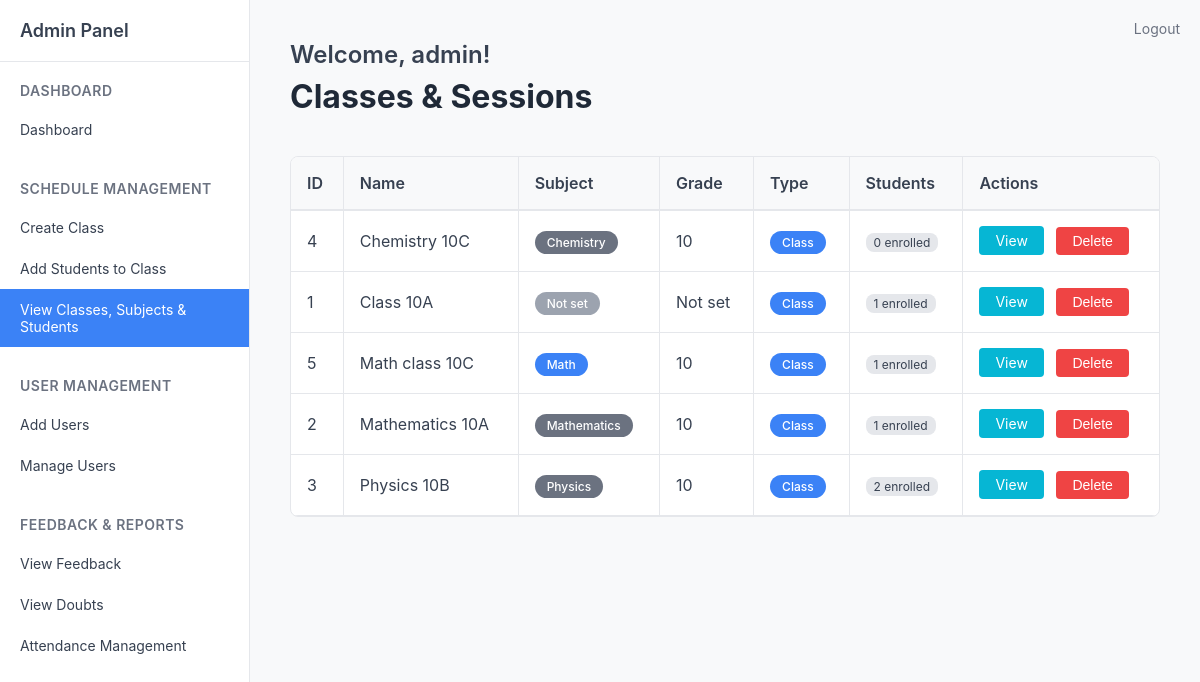
Page /admin/view_classes (signed in) on the committed database.
### tables this page shows
CREATE TABLE classes (
    id INTEGER PRIMARY KEY AUTOINCREMENT,
    name TEXT NOT NULL,
    subject TEXT,
    grade_level TEXT,
    teacher_id INTEGER,
    description TEXT,
    created_at TIMESTAMP DEFAULT CURRENT_TIMESTAMP,
    type TEXT DEFAULT 'regular',
    status TEXT DEFAULT 'active',
    schedule_days TEXT,
    schedule_time_start TEXT,
    schedule_time_end TEXT,
    section TEXT,
    schedule_pdf_path TEXT,
    meeting_link TEXT,
    max_students INTEGER DEFAULT 30,
    created_by INTEGER,
    updated_by INTEGER,
    updated_on DATETIME,
    created_on DATETIME,
    FOREIGN KEY (teacher_id) REFERENCES users (id)
);

### routes/admin.py (the view)
@admin_bp.route('/view_classes')
def view_classes():
    if 'role' not in session or session['role'] != 'admin':
        return redirect(url_for('auth.login'))
    conn = get_db()
    cur = conn.cursor()
    cur.execute('''
        SELECT
            c.id, c.name, c.type, c.description, c.grade_level, c.section,
            c.schedule_days, c.schedule_time_start, c.schedule_time_end,
            c.meeting_link, c.max_students, c.status, c.subject,
            COUNT(DISTINCT scm.student_id) as student_count,
            COUNT(DISTINCT tcm.teacher_id) as teacher_count
        FROM classes c
        LEFT JOIN student_class_map scm ON c.id = scm.class_id
        LEFT JOIN teacher_class_map tcm ON c.id = tcm.class_id
        GROUP BY c.id
        ORDER BY c.name
    ''')
    classes = cur.fetchall()
    conn.close()
    return render_template('admin/view_classes.html', classes=classes)

### routes/admin.py (called while the page is built)
def get_db():
    return sqlite3.connect('users.db')

### templates/admin/view_classes.html (shortened to what this page needs)
{% extends 'admin/sidebar.html' %}
{% block content %}
<div class="welcome-text">Welcome, admin!</div>
<div class="page-title">Classes & Sessions</div>
<div style="background-color: white; border: 1px solid #e5e7eb; border-radius: 8px; overflow: hidden; margin-top: 24px;">
    <table style="width: 100%; border-collapse: collapse;">
        <thead>
            <tr style="background-color: #f8f9fa; border-bottom: 2px solid #e5e7eb;">
                <th style="padding: 16px; text-align: left; font-weight: 600; color: #374151; border-right: 1px solid #e5e7eb;">ID</th>
                <th style="padding: 16px; text-align: left; font-weight: 600; color: #374151; border-right: 1px solid #e5e7eb;">Name</th>
                <th style="padding: 16px; text-align: left; font-weight: 600; color: #374151; border-right: 1px solid #e5e7eb;">Subject</th>
                <th style="padding: 16px; text-align: left; font-weight: 600; color: #374151; border-right: 1px solid #e5e7eb;">Grade</th>
                <th style="padding: 16px; text-align: left; font-weight: 600; color: #374151; border-right: 1px solid #e5e7eb;">Type</th>
                <th style="padding: 16px; text-align: left; font-weight: 600; color: #374151; border-right: 1px solid #e5e7eb;">Students</th>
                <th style="padding: 16px; text-align: left; font-weight: 600; color: #374151;">Actions</th>
            </tr>
        </thead>
        <tbody>
            {% if classes %}
                {% for class in classes %}
                <tr style="border-bottom: 1px solid #e5e7eb;">
                    <td style="padding: 16px; color: #374151; border-right: 1px solid #e5e7eb;">{{ class[0] }}</td>
                    <td style="padding: 16px; color: #374151; border-right: 1px solid #e5e7eb;">{{ class[1] }}</td>
                    <td style="padding: 16px; border-right: 1px solid #e5e7eb;">
                        {% if class[12] %}
                            {% if class[12] == 'Math' %}
                                <span style="background-color: #3b82f6; color: white; padding: 4px 12px; border-radius: 12px; font-size: 12px; font-weight: 500;">{{ class[12] }}</span>
                            {% elif class[12] == 'English' %}
                                <span style="background-color: #10b981; color: white; padding: 4px 12px; border-radius: 12px; font-size: 12px; font-weight: 500;">{{ class[12] }}</span>
                            {% elif class[12] == 'Science' %}
                                <span style="background-color: #f59e0b; color: white; padding: 4px 12px; border-radius: 12px; font-size: 12px; font-weight: 500;">{{ class[12] }}</span>
                            {% elif class[12] == 'Hindi' %}
                                <span style="background-color: #ef4444; color: white; padding: 4px 12px; border-radius: 12px; font-size: 12px; font-weight: 500;">{{ class[12] }}</span>
                            {% elif class[12] == 'Social Science' %}
                                <span style="background-color: #8b5cf6; color: white; padding: 4px 12px; border-radius: 12px; font-size: 12px; font-weight: 500;">{{ class[12] }}</span>
                            {% else %}
                                <span style="background-color: #6b7280; color: white; padding: 4px 12px; border-radius: 12px; font-size: 12px; font-weight: 500;">{{ class[12] }}</span>
                            {% endif %}
                        {% else %}
                            <span style="background-color: #9ca3af; color: white; padding: 4px 12px; border-radius: 12px; font-size: 12px; font-weight: 500;">Not set</span>
                        {% endif %}
                    </td>
                    <td style="padding: 16px; color: #374151; border-right: 1px solid #e5e7eb;">{{ class[4] if class[4] else 'Not set' }}</td>
                    <td style="padding: 16px; border-right: 1px solid #e5e7eb;">
                        {% if class[2] == 'class' %}
                            <span style="background-color: #3b82f6; color: white; padding: 4px 12px; border-radius: 12px; font-size: 12px; font-weight: 500;">Class</span>
                        {% elif class[2] == 'session' %}
                            <span style="background-color: #6b7280; color: white; padding: 4px 12px; border-radius: 12px; font-size: 12px; font-weight: 500;">Session</span>
                        {% else %}
                            <span style="background-color: #3b82f6; color: white; padding: 4px 12px; border-radius: 12px; font-size: 12px; font-weight: 500;">Class</span>
                        {% endif %}
                    </td>
                    <td style="padding: 16px; color: #374151; border-right: 1px solid #e5e7eb;">
                        <span style="background-color: #e5e7eb; color: #374151; padding: 2px 8px; border-radius: 8px; font-size: 12px;">{{ class[13] }} enrolled</span>
                    </td>
                    <td style="padding: 16px;">
                        <a href="{{ url_for('admin.view_class', class_id=class[0]) }}" style="background-color: #06b6d4; color: white; padding: 6px 16px; border-radius: 4px; text-decoration: none; font-size: 14px; margin-right: 8px;">View</a>
                        <button onclick="deleteClass({{ class[0] }}, '{{ class[1] }}')" style="background-color: #ef4444; color: white; padding: 6px 16px; border-radius: 4px; border: none; font-size: 14px; cursor: pointer;">Delete</button>
                    </td>
                </tr>
                {% endfor %}
            {% else %}
                <tr>
                    <td colspan="7" style="padding: 24px; text-align: center; color: #6b7280;">
                        No classes found. <a href="{{ url_for('admin.create_class') }}" style="color: #3b82f6;">Create a new class</a>
                    </td>
                </tr>
            {% endif %}
        </tbody>
    </table>
</div>
{% endblock %}

### templates/admin/sidebar.html (style rules this page uses)
* { margin: 0; padding: 0; box-sizing: border-box; }
body { font-family: -apple-system, BlinkMacSystemFont, 'Segoe UI', Roboto, sans-serif; background-color: #f8f9fa; color: #333; }
.welcome-text { font-size: 24px; font-weight: 600; color: #374151; margin-bottom: 8px; }
.page-title { font-size: 32px; font-weight: 700; color: #1f2937; margin-bottom: 40px; }

### rows in the picture
classes: id "4", name "Chemistry 10C", subject "Chemistry", grade_level "10", type "Class", class "0"
classes: id "1", name "Class 10A", shows "Not set", class "Not set", type "Class"
classes: id "5", name "Math class 10C", subject "Math", grade_level "10", type "Class", class "1"
classes: id "2", name "Mathematics 10A", subject "Mathematics", grade_level "10", type "Class", class "1"
classes: id "3", name "Physics 10B", subject "Physics", grade_level "10", type "Class", class "2"
